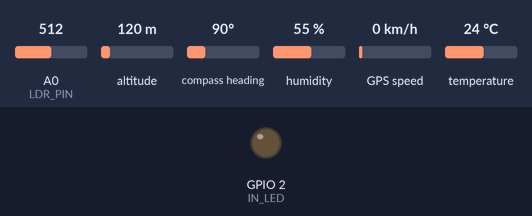
Recording of a sketch running on a simulated ESP8266 (NodeMCU). Parts: output pins drawn as LEDs (lit = HIGH). The inputs (shaded band) are chosen by the test bench; at power-on: A0 (LDR_PIN) = 512, altitude 120 m, compass heading 90°, humidity 55 %, GPS speed 0 km/h, temperature 24 °C. WiFi joins after 1.5 s; servers stay silent unless stated; the GPS gets a fix after 3 s at 37.7749, -122.4194 with 8 satellites; no MQTT or app messages arrive unless stated; not simulated (calls return 0 or success): Secret.h.

Above: at 0.1 s.
At 1.5 s:
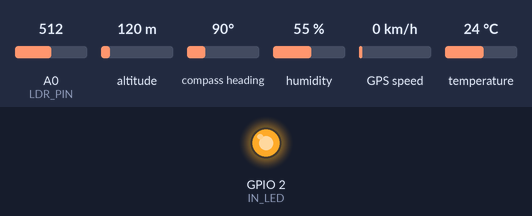
Timing chart, 0 to 3.0 s (numbered marks = the images above):
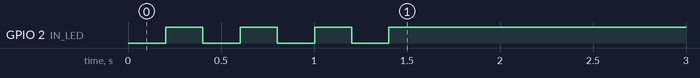

The sketch:

ESPcode_circular.ino
```cpp
/*TODO
    if newdata verification put outside from 5 minute loop
    every measure functions should have validation implemented
    if measurement failed copy last item in array and append it
    if connection. If storage array has 1 item use measurement array = same data

    if data and wifi: if storage>1 -upload storage, else upload measure array
    maybe do struct for whole data block
    add power naps
    non blocking wifi setup
    request maintenance to root topic

    struct
*/

// LIBRARIES
#include <ESP8266WiFi.h>
#include "Secret.h"                                 // Stores SSID , PSW
#include <DHT.h>
#include <PubSubClient.h>
#include <TinyGPS++.h>
#include <SoftwareSerial.h>
#include <CircularBuffer.h>

// DEFINITIONS
#define ARR_SIZ(a) (sizeof(a) / sizeof(*a))         // maybe use
#define DHTPIN 13
#define DHTTYPE DHT22                               // DHT22(AM2302)
#define LDR_PIN A0
#define IN_LED 2
#define RXPinGPS 4                                  // <-----
#define TXPinGPS 5                                  // <-----
#define MQTT_SERVER "broker.hivemq.com"             // <----- LOCAL HOST
#define MQTT_PORT 1883
#define ROOT_TOPIC "baaa/"                          // Add / after
#define DEVICE_NAME "sensor1"

// VARIABLES
float temperature, humidity;
int light;                                          // light val max 1024
bool dataToSend = false;                            // flag for data sending
bool maintenanceNeeded = false;                     // flag for maintenance
// Timers (49d. for millis roll-over)
unsigned long lastRecon = 0, timer1 = 0, lastReconnect = 0, interval = 5000;
// ARRAYS for MQTT values
char temp_a[6], hum_a[4], light_a[5];               // last received value

CircularBuffer<float,25> temp_stor;                 // ~240bytes
CircularBuffer<float,25> hum_stor;                  // ~240bytes
CircularBuffer<int,25> light_stor;                  // ~240bytes
CircularBuffer<double,25> lat_stor;                 // ~500bytes
CircularBuffer<double,25>lon_stor;                  // ~500bytes
CircularBuffer<uint32,25>data_stor;                 // ~500bytes
CircularBuffer<uint32,25>time_stor;                 // ~500bytes

// LATITUDE 90.123456 / LONGITUDE 180.123456 (2/3 + 1(float point) + 6 + delim)
double latitude, longitude;
char lat_a[10], lon_a[11];
char date_a[7], time_a[9];
// MQTT TOPIC PATHS
char temp_topic[20], hum_topic[20], light_topic[20];
char lat_topic[20], lon_topic[20];
char date_topic[20], time_topic[20];

// MQTT ASSIGN PATH FUNCTION
void pathAssign(void){
// temperature
strcpy(temp_topic, ROOT_TOPIC);                     // copies and add delimiter
strcat(temp_topic, DEVICE_NAME);                    // appends by override delim
strcat(temp_topic, "/temp");
// humidity
strcpy(hum_topic, ROOT_TOPIC);
strcat(hum_topic, DEVICE_NAME);
strcat(hum_topic, "/hum");
// light
strcpy(light_topic, ROOT_TOPIC);
strcat(light_topic, DEVICE_NAME);
strcat(light_topic, "/lux");
// latitude
strcpy(lat_topic, ROOT_TOPIC);
strcat(lat_topic, DEVICE_NAME);
strcat(lat_topic, "/lat");
// longitude
strcpy(lon_topic, ROOT_TOPIC);
strcat(lon_topic, DEVICE_NAME);
strcat(lon_topic, "/lon");
// GPS date
strcpy(date_topic, ROOT_TOPIC);
strcat(date_topic, DEVICE_NAME);
strcat(date_topic, "/date");
// GPS time
strcpy(time_topic, ROOT_TOPIC);
strcat(time_topic, DEVICE_NAME);
strcat(time_topic, "/time");
}

// INITIALIZATIONS

// The TinyGPS++ object
TinyGPSPlus gps;

// The serial connection to the GPS device
SoftwareSerial ss(RXPinGPS, TXPinGPS);

// DHT OBJECT
DHT dht(DHTPIN, DHTTYPE);

// NETWORK SETUP
WiFiClient espClient;

/*Put your SSID & Password*/
const char* ssid = SECRET_SSID;                     //Secret.h
const char* password = SECRET_PSW;                  //Secret.h

// MQTT SETUP
PubSubClient mqttClient(espClient);

const char* mqtt_user = SECRET_MQTT_USER;
const char* mqtt_psw = SECRET_MQTT_PSW;

// FUNCTIONS
void measureTemp(void) {
  temperature = dht.readTemperature();
  if (isnan(temperature)){
      // check storage array
      // and copy last value
      return;
  }else{
  dtostrf(temperature, 4, 1, temp_a);               // MQTT: pass float to char array 4 long, 1 after dec. point
  }
}

void measureHum(void) {
  humidity = dht.readHumidity();
  if (isnan(humidity)){
      // check storage array
      //temp_a = temp_storage[];
      return;
  }else{
  dtostrf(humidity, 3, 0, hum_a);                   // check docu > dtostrf
  }
}

void measureLight(void) {                           // < do validity check
  light = analogRead(LDR_PIN);
  itoa(light, light_a, 10);                         // check docu > itoa
}

// Non-blocking mqtt connection function
boolean reconnect(void) {
  const char* clientId = DEVICE_NAME;
  if (mqttClient.connect(clientId, mqtt_user, mqtt_psw)) {
      mqttClient.publish(ROOT_TOPIC, DEVICE_NAME);
      if(dataToSend){
          mqttPublish();
      }
  }
  return mqttClient.connected();
}

void mqttPublish(void) {
  mqttClient.publish(temp_topic, temp_a);
  mqttClient.publish(hum_topic, hum_a);
  mqttClient.publish(light_topic, light_a);
  mqttClient.publish(lat_topic, lat_a);
  mqttClient.publish(lon_topic, lon_a);
  mqttClient.publish(date_topic, date_a);
  mqttClient.publish(time_topic, time_a);
  dataToSend = false;
}

void gpsParser(void) {
  if (ss.available() > 0) {
    gps.encode(ss.read());
    if (gps.location.isUpdated()) {
        latitude = gps.location.lat();
        dtostrf(latitude, 9, 6, lat_a);

        longitude = gps.location.lng();
        dtostrf(longitude, 10, 6, lon_a);
    }

    if (gps.date.isUpdated()){
        // final array,string "%d", value
        sprintf(date_a, "%d", gps.date.value());    // DDMMYY
    }

    if (gps.time.isUpdated()){
        // final array,string "%d", value
        sprintf(time_a, "%d", gps.time.value());    // HHMMSSCC
        time_a[strlen(time_a)-2] = '\0';            // remove centy-seconds
    }

  }
}

void setup() {
  WiFi.disconnect();                                // clears WiFi cache
  // delay(50);

  // IO setup
  pinMode(IN_LED, OUTPUT);
  pinMode(LDR_PIN, INPUT);

  // INIT
  pathAssign();                                     // init topic paths
  Serial.begin(9600);                               // only for DEBUG
  ss.begin(9600);                                   // GPS baudrate

  dht.begin();

  // WiFi SETUP
  WiFi.mode(WIFI_STA);                              // WiFi works as station (NOT AP)
  WiFi.setSleepMode(WIFI_NONE_SLEEP);               // Full power, prevents random disconnects

  WiFi.begin(ssid, password);
  wifi_station_set_auto_connect(true);
  byte connectionAttemps = 0;
  while (WiFi.status() != WL_CONNECTED) {
    delay(200);
    digitalWrite(IN_LED, !digitalRead(IN_LED));
    connectionAttemps++;
    if (connectionAttemps >= 20){
        break;                                      // Continue without network
    }
  }

  digitalWrite(IN_LED, HIGH);                       // anti-logic

  mqttClient.setServer(MQTT_SERVER, MQTT_PORT);

}

void loop() {
  // -----------------  M Q T T  H A N D L E R
  if (!mqttClient.connected()) {
  // Loss of connection
    if (millis() >= lastReconnect + 2000) {     // reconnectInterval
      lastReconnect = millis();
      // Try reconnect
      if (reconnect()) {
        // Succesfull reconection
        lastReconnect = 0;
      }
    }
  } else {
    // connected, keep calling for mqtt
    mqttClient.loop();
  }

  // -----------------  M E A S U R E M E N T S  5  M i n
  // testing set for 5 seconds
  if (millis() >= timer1 + interval) {
    timer1 = millis();
    measureTemp();
    measureHum();
    measureLight();
    dataToSend = true;
    mqttPublish();
  }

  gpsParser();

}
```
